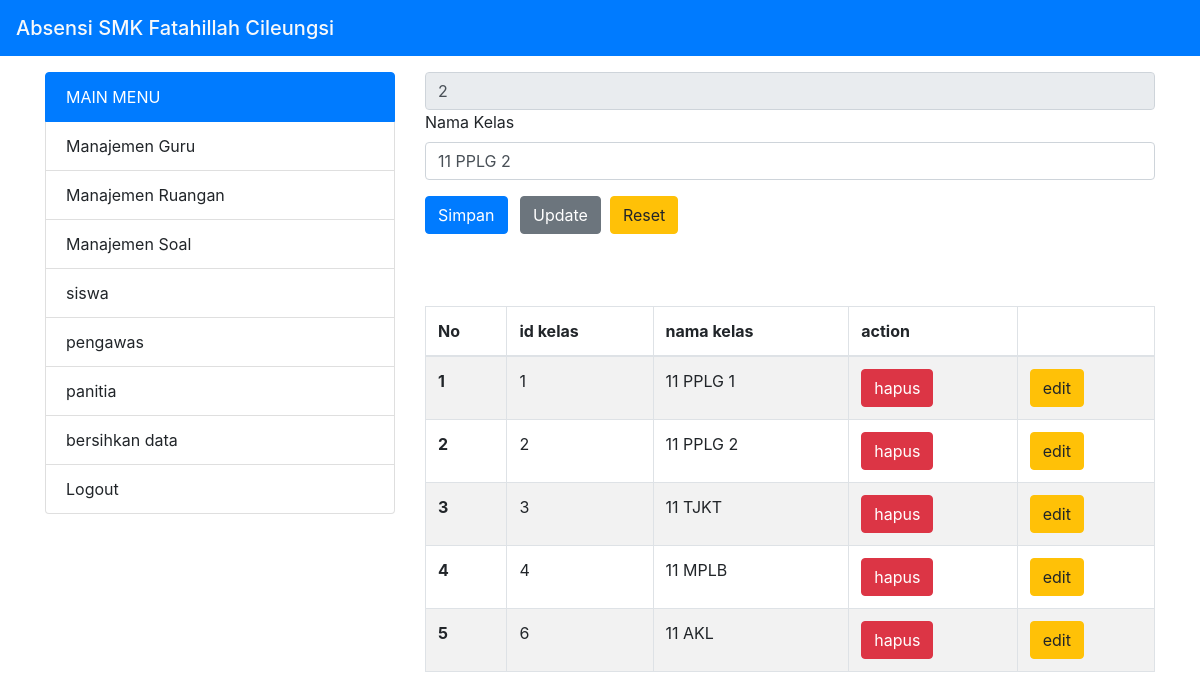
The page /modul/admin/kelas.php?edit=2 on the database its author committed.
### tables this page shows
CREATE TABLE `tbl_kelas` (
  `id_kelas` int(11) NOT NULL,
  `nama_kelas` varchar(11) NOT NULL
);

### modul/admin/kelas.php (the view, shortened to what this page needs)
<?php
    include '../../config/koneksi.php';
        $nama_kelas = null;
        $id_update = null;
    if (isset($_GET['edit'])){
      $id_kelas= $_GET['edit'];
      $qedit="SELECT * FROM `tbl_kelas` WHERE id_kelas = $id_kelas";
      $query_edit = mysqli_query($conn, $qedit);
      foreach($query_edit as $key => $data){$nama_kelas = $data['nama_kelas'];$id_update = $data['id_kelas'];}
    }
?>
<!doctype html>
<html lang="en">
  <head>
    <?php include('../../config/header.php') ?>
  </head>
  <body>
    <?php include 'menu.php'; ?>
    <div class="col-md-8">
    <div class="row justify-content-center">
        <div class="col-md-12">
          <form action="" method="post">
            <div class="form-group">
            <?php if($id_update != null) echo '<input type="text" class="form-control" value ='.$id_update.' name="id_update" readonly>'  ?>
              <label for="kodeGuru">Nama Kelas</label>
              <input class="form-control" type="text" value="<?php if($nama_kelas != null) {echo $nama_kelas; }  else { echo null; }   ?>" name="nama_kelas" class="form-control" id="kodeGuru" placeholder="Masukkan Nama Kelas">
            </div>
            <button type="submit" name="simpan"class="btn btn-primary">Simpan</button>
            <button type="submit" name="update" class="btn btn-secondary ml-2">Update</button>&nbsp;
            <a href="kelas.php" class="btn btn-warning"> Reset</a>
          </form>
        </div>
      </div><br><br><br>
    <div id="tab">
      <table class="table table-striped table-bordered table-hover" style="width:100%">
          <thead>
              <?php
              $query_kelas = mysqli_query($conn, "SELECT * FROM tbl_kelas");
              $no = 1;
              ?>
              <tr>
                <th>No</th>
                <th>id kelas</th>
                <th>nama kelas</th>
                <th>action</th>
                <th></th>
              </tr>
          </thead>
          <tbody>
                <?php while($data_kelas = mysqli_fetch_array($query_kelas)) {?>
                  <tr>
                    <th><?= $no++ ?></th>
                    <td><?= $data_kelas['id_kelas'] ?></td>
                    <td><?= $data_kelas['nama_kelas'] ?></td>
                    <td><a href="?id=<?= $data_kelas[0] ?>"><button class="btn btn-danger">hapus</button></a></td>
                    <td><a href="?edit=<?= $data_kelas[0] ?>"><button class="btn btn-warning">edit</button></a></td>
                  </tr>
                <?php } ?>
          </tbody>
      </table>
    </div>
    </div>
    </div>
    </div>
  </body>
</html>

### rows shown on the page
tbl_kelas: id_update "2", nama_kelas "11 PPLG 2", id_kelas "2"
tbl_kelas: id_kelas "1", nama_kelas "11 PPLG 1"
tbl_kelas: id_kelas "3", nama_kelas "11 TJKT"
tbl_kelas: id_kelas "4", nama_kelas "11 MPLB"
tbl_kelas: id_kelas "6", nama_kelas "11 AKL"
